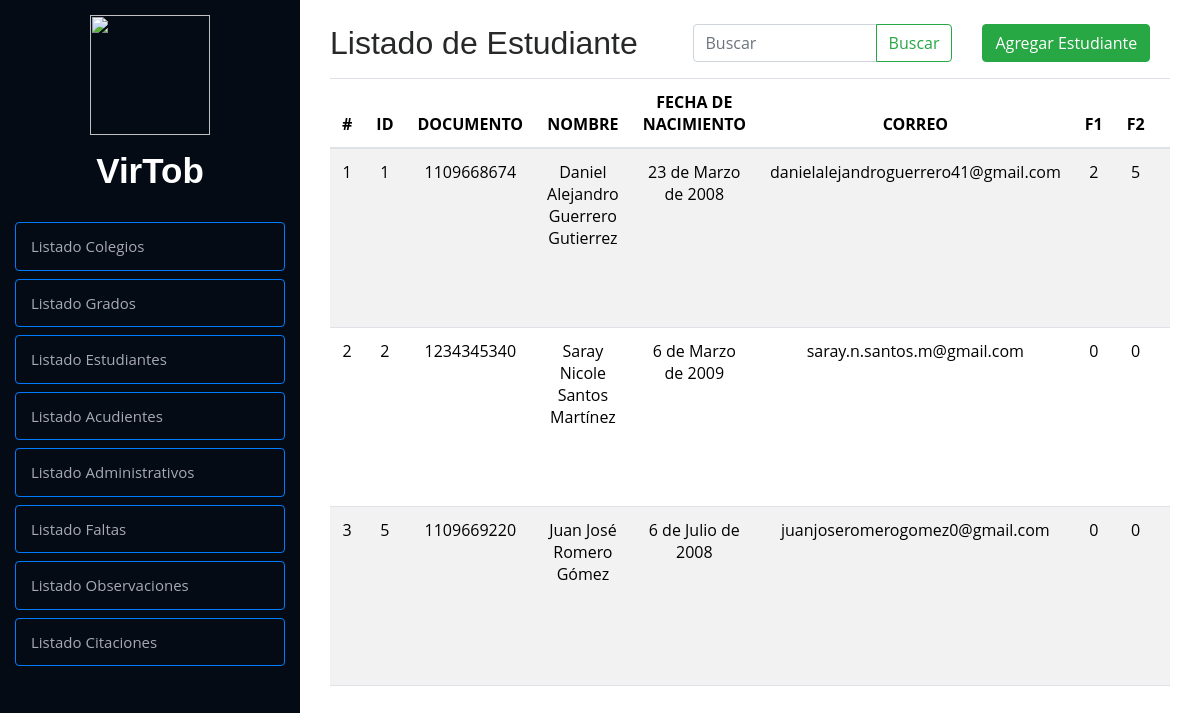
Page /crud/listaEstudiante/ on the earlier database version.
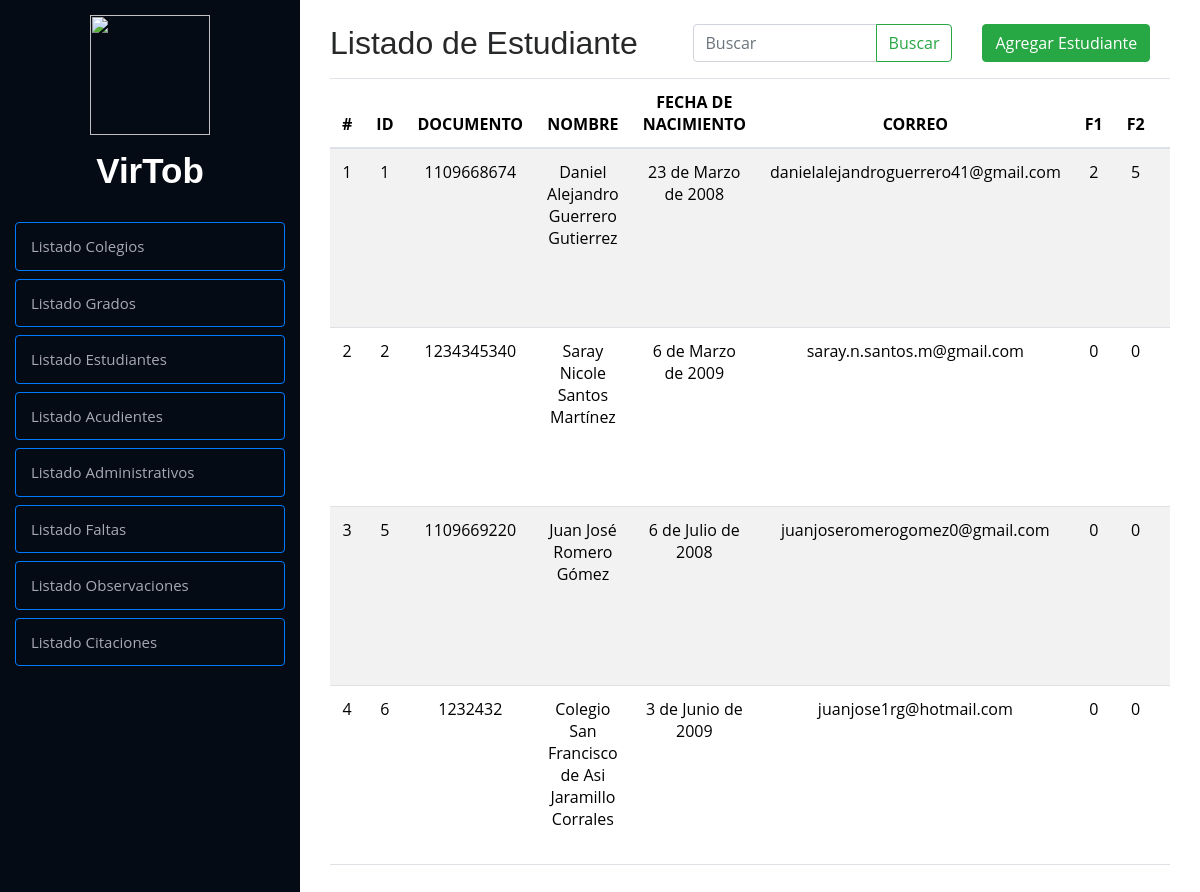
Same page on the later database version.
### Modulos/Observador/models.py (models this page shows, shortened)
class Estudiante(models.Model):
    idEstudiante = models.AutoField(primary_key=True)
    tiposDocumentos = [
        ('T.I.', 'Tarjeta de Identidad'),
        ('C.C.', 'Cedula de Ciudadanía'),
        ('C.E.', 'Cedula de Extranjería')
    ]
    tipoDocumento = models.CharField(
        max_length=4, choices=tiposDocumentos, default='T.I.')
    documento = models.CharField(max_length=10, default=0)
    nombre = models.CharField(max_length=100)
    apellido = models.CharField(max_length=100)
    fechaNacimiento = models.DateField(null=True)
    correo = models.EmailField(max_length=100)
    contrasena = models.CharField(max_length=100)
    faltasTipo1 = models.IntegerField(default=0)
    faltasTipo2 = models.IntegerField(default=0)
    faltasTipo3 = models.IntegerField(default=0)
    idColegio = models.ForeignKey(
        Colegio, on_delete=models.CASCADE, related_name="estudiantes", default=1)
    idGrado = models.ForeignKey(
        Grado, on_delete=models.CASCADE, null=True, blank=True)
    imagen_perfil = models.ImageField(
        upload_to='perfiles/', blank=True, null=True)
    class Meta:
        verbose_name = 'Estudiante'

### Modulos/Observador/views.py (the view, shortened to what this page needs)
# urls.py: path('listaEstudiante/', listaEstudiante, name='listaEstudiante'),
def listaEstudiante(request):
    query = request.GET.get("buscar", "")  # Obtener el valor del input
    estudiante = Estudiante.objects.all()
    return render(request, 'listas/estudiantes.html', {'estudiante': estudiante, "query": query})

### Modulos/Observador/models.py (called while the page is built)
    def __str__(self):
        return f"idColegio: {self.idColegio}, Nombre: {self.nombre}"

    def __str__(self):
        return f"Ciclo: {self.ciclo}, Grado: {self.grado}"

### Modulos/Observador/templates/listas/estudiantes.html (shortened to what this page needs)
{% extends "../index.html" %}
{% load static %}
        {% block contenido %}
        <div class="container py-4">
            <div class="row">
                <div class="col-md-12">
                    <div class="row">
                        <div class="col-5">
                            <h2>Listado de Estudiante</h2>
                        </div>
                        <div class="col-4">
                            <form class="d-flex" method="GET">
                                <div class="input-group">
                                    <input type="text" class="form-control" placeholder="Buscar" name="buscar"
                                        value="{{ query }}" aria-label="Search">
                                    <button class="btn btn-outline-success" type="submit">Buscar</button>
                                </div>
                            </form>
                        </div>
                        <div class="col-3">
                            <a href="{% url 'agregarEstudiante' %}" class="btn btn-success">Agregar Estudiante</a>
                        </div>
                    </div>
                    <div class="table-responsive">
                        <table class="table table-striped">
                            <thead>
                                <tr>
                                    <th>#</th>
                                    <th>ID</th>
                                    <th>DOCUMENTO</th>
                                    <th>NOMBRE</th>
                                    <th>FECHA DE NACIMIENTO</th>
                                    <th>CORREO</th>
                                    <th>F1</th>
                                    <th>F2</th>
                                    <th>F3</th>
                                </tr>
                            </thead>
                            <tbody>
                                {% if estudiante %}
                                {% for estudiante in estudiante %}
                                <tr>
                                    <td class="">{{ forloop.counter }}</td>
                                    <td class="">{{ estudiante.idEstudiante }}</td>
                                    <td class="">{{ estudiante.documento }}</td>
                                    <td class="">{{ estudiante.nombre }} {{ estudiante.apellido }}</td>
                                    <td class="">{{ estudiante.fechaNacimiento }}</td>
                                    <td class="">{{ estudiante.correo }}</td>
                                    <td class="">{{ estudiante.faltasTipo1 }}</td>
                                    <td class="">{{ estudiante.faltasTipo2 }}</td>
                                    <td class="">{{ estudiante.faltasTipo3 }}</td>
                                </tr>
                                {% endfor %}
                                {% else %}
                                <tr>
                                    <td colspan="11" class="text-center text-danger">⚠ No se encontraron resultados</td>
                                </tr>
                                {% endif %}
                            </tbody>
                        </table>
                    </div>
                </div>
            </div>
        </div>
        {% endblock %}

Differences in the rows shown:
added Estudiante: idEstudiante "6", documento "1232432", nombre "Colegio San Francisco de Asi", apellido "Jaramillo Corrales", fechaNacimiento "3 de Junio de 2009", correo "juanjose1rg@hotmail.com", faltasTipo1 "0", faltasTipo2 "0"
